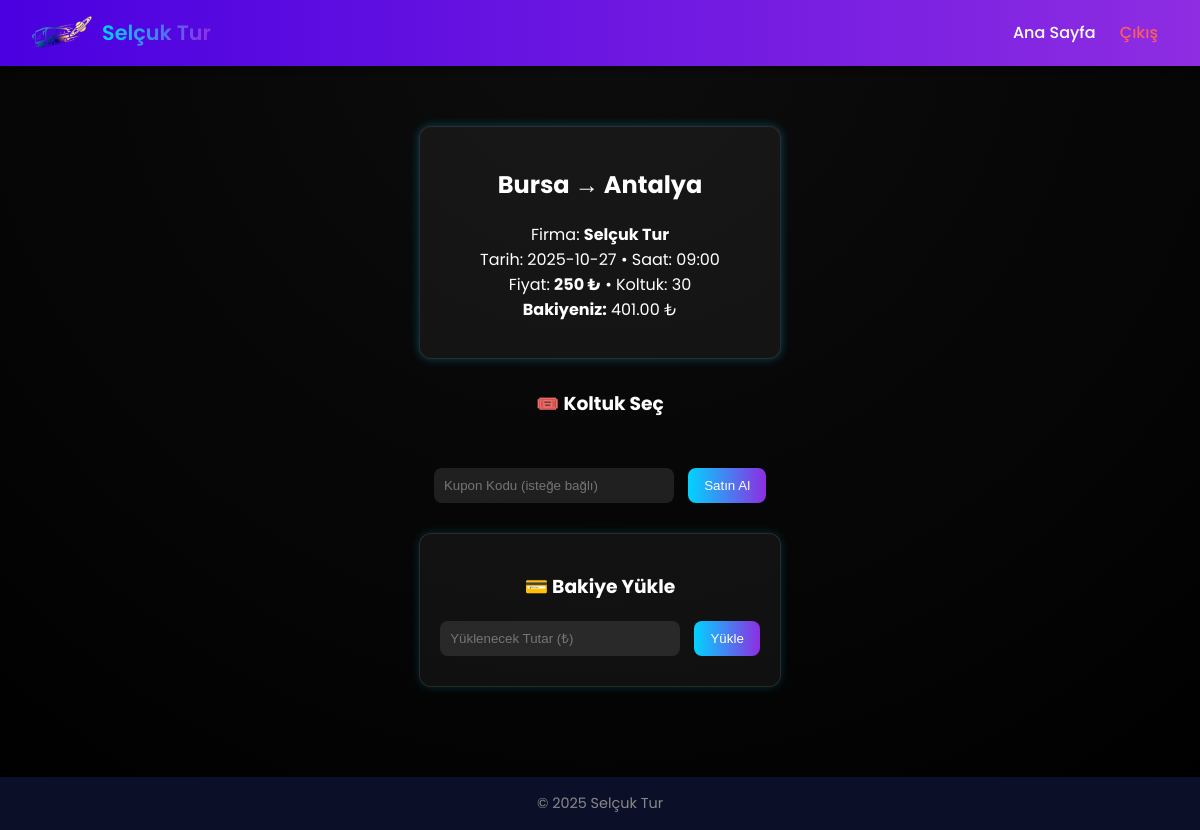
The page /frontend/pages/sefer_detay_user.php?id=1 (signed in) on the database its author committed.
### tables this page shows
CREATE TABLE seferler (
            id INTEGER PRIMARY KEY AUTOINCREMENT,
            firma_id INTEGER NOT NULL,
            kalkis TEXT NOT NULL,
            varis TEXT NOT NULL,
            tarih TEXT NOT NULL,
            saat TEXT NOT NULL,
            fiyat REAL NOT NULL,
            koltuk_sayisi INTEGER NOT NULL,
            created_at TEXT DEFAULT CURRENT_TIMESTAMP,
            FOREIGN KEY (firma_id) REFERENCES firmalar(id) ON DELETE CASCADE
        );

CREATE TABLE firmalar (
            id INTEGER PRIMARY KEY AUTOINCREMENT,
            ad TEXT NOT NULL,
            logo_yolu TEXT DEFAULT NULL,
            created_at TEXT DEFAULT CURRENT_TIMESTAMP
        );

CREATE TABLE users (
            id INTEGER PRIMARY KEY AUTOINCREMENT,
            name TEXT NOT NULL,
            email TEXT UNIQUE NOT NULL,
            password TEXT NOT NULL,
            role TEXT NOT NULL DEFAULT 'user',
            balance REAL DEFAULT 0,
            firma_id INTEGER DEFAULT NULL,
            created_at TEXT DEFAULT CURRENT_TIMESTAMP
        );

### frontend/pages/sefer_detay_user.php (the view, shortened to what this page needs)
<?php
require_once __DIR__ . '/../../backend/includes/config.php';
$user = $_SESSION['user'];
$user_id = $user['id'];
$sefer_id = $_GET['id'] ?? 0;
$stmt = $db->prepare("SELECT balance FROM users WHERE id = ?");
$stmt->execute([$user_id]);
$balance = (float)$stmt->fetchColumn();
$stmt = $db->prepare("SELECT s.*, f.ad AS firma_adi FROM seferler s JOIN firmalar f ON s.firma_id=f.id WHERE s.id = ?");
$stmt->execute([$sefer_id]);
$sefer = $stmt->fetch(PDO::FETCH_ASSOC);
?>
<!DOCTYPE html>
<html lang="tr">
<head>
<link rel="stylesheet" href="/frontend/assets/css/main.css">
</head>
<body>
<nav>
    <div class="logo" style="display:flex;align-items:center;gap:10px;">
        <img src="/frontend/assets/img/logo.jpeg" alt="Selçuk Tur" width="60">
        <div style="font-size:1.3rem;font-weight:600;background:linear-gradient(90deg,#00d4ff,#8e2de2);
        -webkit-background-clip:text;-webkit-text-fill-color:transparent;">Selçuk Tur</div>
    </div>
    <div class="links">
        <a href="/frontend/pages/index.php">Ana Sayfa</a>
        <a href="/frontend/pages/logout.php" style="color:#ff5c5c;">Çıkış</a>
    </div>
</nav>
<div class="container">
    <div class="sefer-info">
        <h2><?= htmlspecialchars($sefer['kalkis']) ?> → <?= htmlspecialchars($sefer['varis']) ?></h2>
        <p>
            Firma: <b><?= htmlspecialchars($sefer['firma_adi']) ?></b><br>
            Tarih: <?= htmlspecialchars($sefer['tarih']) ?> • Saat: <?= htmlspecialchars($sefer['saat']) ?><br>
            Fiyat: <b><?= htmlspecialchars($sefer['fiyat']) ?> ₺</b> • Koltuk: <?= (int)$sefer['koltuk_sayisi'] ?><br>
            <b>Bakiyeniz:</b> <span id="userBalance"><?= number_format($balance, 2) ?> ₺</span>
        </p>
    </div>
    <h3>🎟️ Koltuk Seç</h3>
    <form id="biletForm">
        <input type="text" name="kupon_kodu" placeholder="Kupon Kodu (isteğe bağlı)">
        <button type="submit">Satın Al</button>
    </form>
    <div class="balance-box">
        <h3>💳 Bakiye Yükle</h3>
        <form id="bakiyeForm">
            <input type="number" name="miktar" id="miktar" placeholder="Yüklenecek Tutar (₺)" min="1" step="1" required>
            <button type="submit">Yükle</button>
        </form>
    </div>
</div>
<footer style="text-align:center;margin-top:30px;color:#888;">© 2025 Selçuk Tur</footer>
</body>
</html>

### frontend/assets/css/main.css (style rules this page uses)
body { margin: 0; font-family: 'Poppins', sans-serif; background: radial-gradient(circle at 10% 20%, #0b0f28, #1a043a 70%); color: #f2f2f2; min-height: 100vh; display: flex; flex-direction: column; }
nav { display: flex; justify-content: space-between; align-items: center; background: linear-gradient(90deg, #4a00e0, #8e2de2); padding: 1rem 2rem; box-shadow: 0 4px 10px rgba(0,0,0,0.4); }
nav a { color: #fff; text-decoration: none; margin: 0 10px; font-weight: 500; }
footer { text-align: center; padding: 1rem; background: #0b0f28; color: #777; font-size: 0.9rem; }

### frontend/pages/sefer_detay_user.php (style rules this page uses)
body { background: radial-gradient(circle at top, #0d0d0d, #000); color: #fff; font-family: 'Poppins', sans-serif; margin: 0; }
.container { max-width: 900px; margin: 40px auto; padding: 20px; text-align: center; }
.sefer-info { background: rgba(255,255,255,0.05); border: 1px solid rgba(255,255,255,0.1); border-radius: 12px; padding: 20px; margin-bottom: 30px; box-shadow: 0 0 10px rgba(0,212,255,0.3); }
form { margin-top: 20px; }
input[type="text"], input[type="number"] { background: rgba(255,255,255,0.1); border: none; border-radius: 8px; color: #fff; padding: 10px; width: 220px; margin-right: 10px; }
button { background: linear-gradient(90deg,#00d4ff,#8e2de2); border: none; color: #fff; padding: 10px 16px; border-radius: 8px; cursor: pointer; transition: 0.2s; }
.balance-box { background: rgba(255,255,255,0.05); border: 1px solid rgba(255,255,255,0.1); border-radius: 12px; padding: 20px; margin-top: 30px; box-shadow: 0 0 10px rgba(0,212,255,0.2); }

### rows shown on the page
seferler: kalkis "Bursa", varis "Antalya", firma.ad "Selçuk Tur", tarih "2025-10-27", saat "09:00", fiyat "250", koltuk_sayisi "30"
users: balance "401.00"
